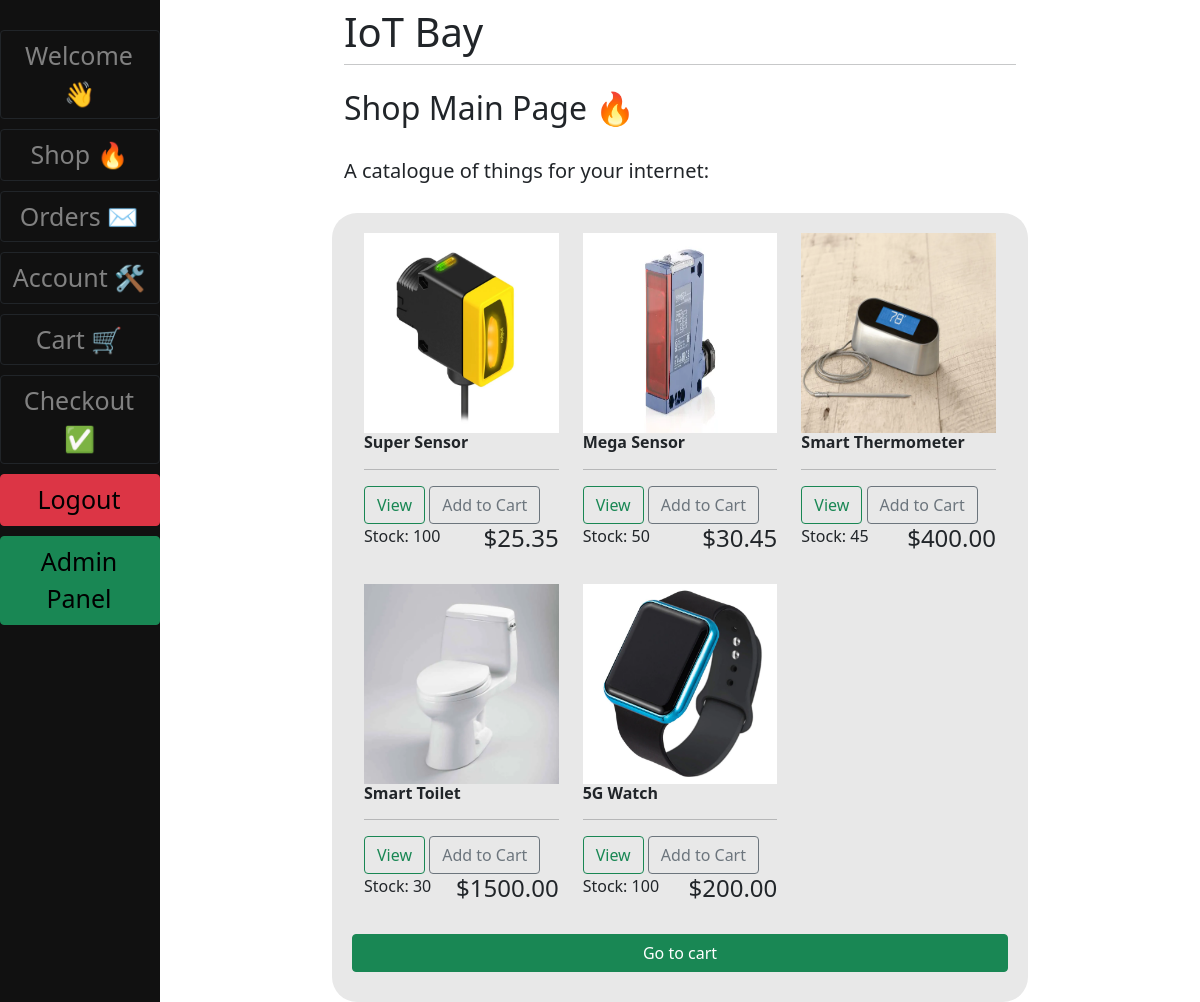
The page /main/ (signed in) on the database as committed earlier.
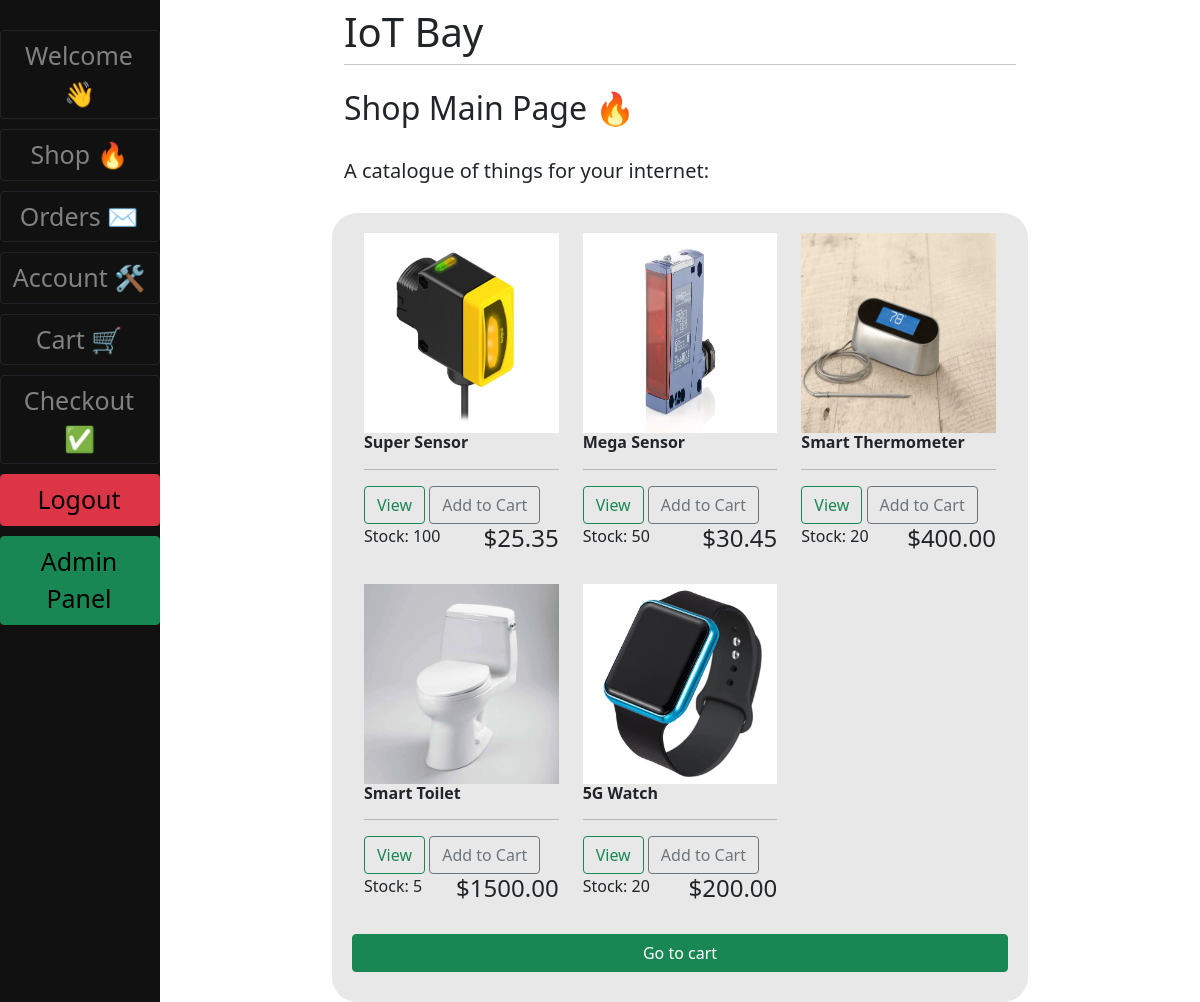
The same page on the database as committed later.
### main/models.py (models this page shows, shortened)
class Item(models.Model):
    name = models.CharField(max_length=100)
    stock_num = models.IntegerField()
    price = models.FloatField(null=True)
    image = models.ImageField(null=True, blank=True)

### main/views.py (the view)
# urls.py: path('', include("main.urls")),
def main(request):
    customer = request.user
    order, created = Order.objects.get_or_create(customer=customer, complete=False)
    items = order.orderitem_set.all()
    cartItems = order.get_cart_items
    products = Item.objects.all()
    context = {"products": products, "cart_items": cartItems, "items": items}
    return render(request, "main/main.html", context)

### main/models.py (called while the page is built)
    @property
    def get_cart_items(self):
        orderitems = self.orderitem_set.all()
        total = sum([item.quantity for item in orderitems])
        return total

### main/templates/main/main.html
{% extends 'main/base.html' %}
{% load static %}
{% block content %}
<h2>Shop Main Page 🔥</h2>
<br>
<h5 style="margin-bottom: 30px;">A catalogue of things for your internet:</h5>
<div class="row" style="background-color: #e8e8e8; padding: 20px; border-radius: 25px;">
    {% for product in products %}
    <div class="col-lg-4" style="margin-bottom:20px">
        <img style="width: 100%;height: 200px" src="{{product.image.url}}"/>
        <div class="box-element product">
            <h6><strong>{{product.name}}</strong></h6>
            <hr>
            <a class="btn btn-outline-success" href="#">View</a>
            {% if product.stock_num is not 0 %}
            <button data-product={{product.id}} data-action="add" class="btn btn-outline-secondary add-btn update-cart">Add to Cart</button>
            {% else %}
            <p style="color: red">Out of stock</p>
            {% endif %}
            <h4 style="float: right">${{product.price|floatformat:2}}</h4>
            <p>Stock: {{product.stock_num}}</p>
        </div>
    </div>
    {% endfor %}
    <a class = 'btn btn-success' style = "margin-bottom: 10px;" href="/cart">Go to cart</a>
</div>
{% endblock %}

### main/templates/main/base.html (shortened to what this page needs)
{% load static %}
<!DOCTYPE html>
<html lang="en">
	<head>
		<link
			href="https://cdn.jsdelivr.net/npm/bootstrap@5.1.3/dist/css/bootstrap.min.css"
			rel="stylesheet"
		/>
	</head>
	<body>
		<div class="sidenav">
			{% if user.is_authenticated %}
				<a class="btn btn-outline-dark" style="margin-top: 10px" href="/welcome"
					>Welcome 👋</a
				>
				<a class="btn btn-outline-dark" style="margin-top: 10px" href="/main"
					>Shop 🔥</a
				>
				<a class="btn btn-outline-dark" style="margin-top: 10px" href="/order_history"
					>Orders ✉️</a
				>
				<a class="btn btn-outline-dark" style="margin-top: 10px" href="/account"
					>Account 🛠️</a
				>
				<a class="btn btn-outline-dark" style="margin-top: 10px" href="/cart"
					>Cart 🛒</a
				>
				<a class="btn btn-outline-dark" style="margin-top: 10px" href="/checkout"
					>Checkout ✅</a
				>
				<a
					class="btn btn-danger"
					style="margin-top: 10px; color: black"
					href="/logout"
					>Logout</a
				>
				{% if user.is_superuser %}
					<a class = 'btn btn-success' style = "margin-top: 10px; color: black" href = "/admin">Admin Panel</a>
				{% endif %}
			{% endif %}
		</div>
		<div id="content" , name="content" , class="main">
			<div class="row justify-content-center">
				<div class="col-8">
					<h1 class="mt-2">IoT Bay</h1>
					<hr class="mt-0 mb-4" />
					{% block content %} {% endblock %}
				</div>
			</div>
		</div>
	</body>
</html>

### main/templates/main/base.html (style rules this page uses)
.sidenav { height: 100%; width: 160px; position: fixed; z-index: 1; top: 0; left: 0; background-color: #111; overflow-x: hidden; padding-top: 20px; }
.sidenav a { padding: 6px 8px 6px 6px; text-decoration: none; font-size: 25px; color: #818181; display: block; }
.main { margin-left: 160px; padding: 0px 10px; }

Rows that differ between the two databases and show on the page:
changed Item "Smart Thermometer": stock_num "45" → "20"
changed Item "Smart Toilet": stock_num "30" → "5"
changed Item "5G Watch": stock_num "100" → "20"
